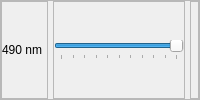
                        <widget class="QFrame" name="Chrolis07_frame">
                         <property name="frameShape">
                          <enum>QFrame::StyledPanel</enum>
                         </property>
                         <property name="frameShadow">
                          <enum>QFrame::Raised</enum>
                         </property>
                         <layout class="QHBoxLayout" name="aa_19">
                          <property name="spacing">
                           <number>5</number>
                          </property>
                          <property name="leftMargin">
                           <number>0</number>
                          </property>
                          <property name="topMargin">
                           <number>0</number>
                          </property>
                          <property name="rightMargin">
                           <number>0</number>
                          </property>
                          <property name="bottomMargin">
                           <number>0</number>
                          </property>
                          <item>
                           <widget class="QFrame" name="Chrolis07_Display_frame">
                            <property name="maximumSize">
                             <size>
                              <width>125</width>
                              <height>16777215</height>
                             </size>
                            </property>
                            <property name="frameShape">
                             <enum>QFrame::StyledPanel</enum>
                            </property>
                            <property name="frameShadow">
                             <enum>QFrame::Raised</enum>
                            </property>
                            <layout class="QHBoxLayout" name="Chrolis07_toggleButton_layout">
                             <property name="spacing">
                              <number>0</number>
                             </property>
                             <property name="leftMargin">
                              <number>0</number>
                             </property>
                             <property name="topMargin">
                              <number>0</number>
                             </property>
                             <property name="rightMargin">
                              <number>5</number>
                             </property>
                             <property name="bottomMargin">
                              <number>0</number>
                             </property>
                             <item>
                              <widget class="QLabel" name="Chrolis07_Display_label">
                               <property name="maximumSize">
                                <size>
                                 <width>16777215</width>
                                 <height>16777215</height>
                                </size>
                               </property>
                               <property name="text">
                                <string>490 nm</string>
                               </property>
                               <property name="alignment">
                                <set>Qt::AlignLeading|Qt::AlignLeft|Qt::AlignVCenter</set>
                               </property>
                              </widget>
                             </item>
                            </layout>
                           </widget>
                          </item>
                          <item>
                           <widget class="QFrame" name="Chrolis07_Slider_frame">
                            <property name="maximumSize">
                             <size>
                              <width>225</width>
                              <height>16777215</height>
                             </size>
                            </property>
                            <property name="frameShape">
                             <enum>QFrame::StyledPanel</enum>
                            </property>
                            <property name="frameShadow">
                             <enum>QFrame::Raised</enum>
                            </property>
                            <layout class="QHBoxLayout" name="horizontalLayout_45">
                             <property name="spacing">
                              <number>0</number>
                             </property>
                             <property name="leftMargin">
                              <number>0</number>
                             </property>
                             <property name="topMargin">
                              <number>0</number>
                             </property>
                             <property name="rightMargin">
                              <number>0</number>
                             </property>
                             <property name="bottomMargin">
                              <number>0</number>
                             </property>
                             <item>
                              <widget class="QSlider" name="Chrolis07_Slider">
                               <property name="maximum">
                                <number>100</number>
                               </property>
                               <property name="sliderPosition">
                                <number>100</number>
                               </property>
                               <property name="orientation">
                                <enum>Qt::Horizontal</enum>
                               </property>
                               <property name="tickPosition">
                                <enum>QSlider::TicksBelow</enum>
                               </property>
                               <property name="tickInterval">
                                <number>10</number>
                               </property>
                              </widget>
                             </item>
                            </layout>
                           </widget>
                          </item>
                          <item>
                           <widget class="QFrame" name="Chrolis07_Light_frame">
                            <property name="maximumSize">
                             <size>
                              <width>50</width>
                              <height>16777215</height>
                             </size>
                            </property>
                            <property name="frameShape">
                             <enum>QFrame::StyledPanel</enum>
                            </property>
                            <property name="frameShadow">
                             <enum>QFrame::Raised</enum>
                            </property>
                            <layout class="QHBoxLayout" name="horizontalLayout_68">
                             <property name="spacing">
                              <number>0</number>
                             </property>
                             <property name="leftMargin">
                              <number>0</number>
                             </property>
                             <property name="topMargin">
                              <number>0</number>
                             </property>
                             <property name="rightMargin">
                              <number>0</number>
                             </property>
                             <property name="bottomMargin">
                              <number>0</number>
                             </property>
                             <item>
                              <widget class="QLabel" name="Chrolis07_Value">
                               <property name="text">
                                <string/>
                               </property>
                               <property name="alignment">
                                <set>Qt::AlignCenter</set>
                               </property>
                              </widget>
                             </item>
                            </layout>
                           </widget>
                          </item>
                         </layout>
                        </widget>
